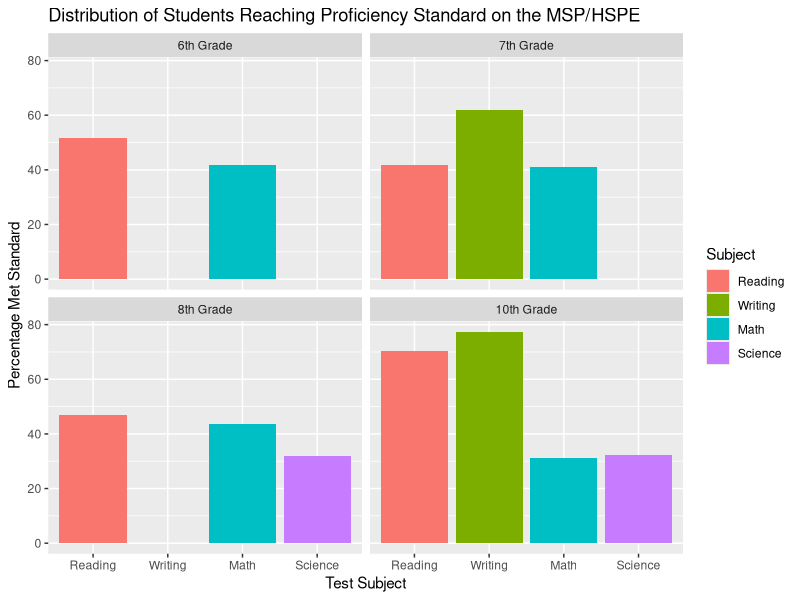

Generate this figure with R:
library(dplyr)
library(tidyr)
library(ggplot2)

revenue.data <- read.csv("data/washington_school_district_level_revenue.csv", stringsAsFactors = FALSE)
msp.hspe.data <- read.csv("data/2010_to_2013_MSP_HSPE_Scores_by_District.csv", stringsAsFactors = FALSE)

district.test.data <- filter(msp.hspe.data, District == "Aberdeen School District") %>% 
  filter(GradeTested != 3 & GradeTested != 4 & GradeTested != 5) %>% 
  filter(SchoolYear == "2009-10") %>% 
  select(District, GradeTested, 
         ReadingPercentMetStandardExcludingNoScore, 
         MathPercentMetStandardExcludingNoScore,
         WritingPercentMetStandardExcludingNoScore,
         SciencePercentMetStandardExcludingNoScore
         ) %>% 
  gather(key = subject, value = percentage.reached.standard,
         ReadingPercentMetStandardExcludingNoScore,
         MathPercentMetStandardExcludingNoScore,
         WritingPercentMetStandardExcludingNoScore,
         SciencePercentMetStandardExcludingNoScore)

district.test.data$GradeTested <- paste0(district.test.data$GradeTested, "th Grade")
district.test.data$subject <- gsub("PercentMetStandardExcludingNoScore", "", district.test.data$subject)

district.test.data$GradeTested <- factor(district.test.data$GradeTested, levels = c("6th Grade", "7th Grade", "8th Grade", "10th Grade"))
district.test.data$subject <- factor(district.test.data$subject, levels = c("Reading",
                                                                            "Writing",
                                                                            "Math",
                                                                            "Science"))

plot <- ggplot(data = district.test.data) +
  geom_bar(mapping = aes(x = subject, y = percentage.reached.standard, fill = subject), stat = "identity", na.rm = TRUE) +
  facet_wrap(~GradeTested) +
  labs(title = "Distribution of Students Reaching Proficiency Standard on the MSP/HSPE", x = "Test Subject", y = "Percentage Met Standard") +
  scale_fill_discrete("Subject", labels = c("Reading", "Writing", "Math", "Science"))
plot